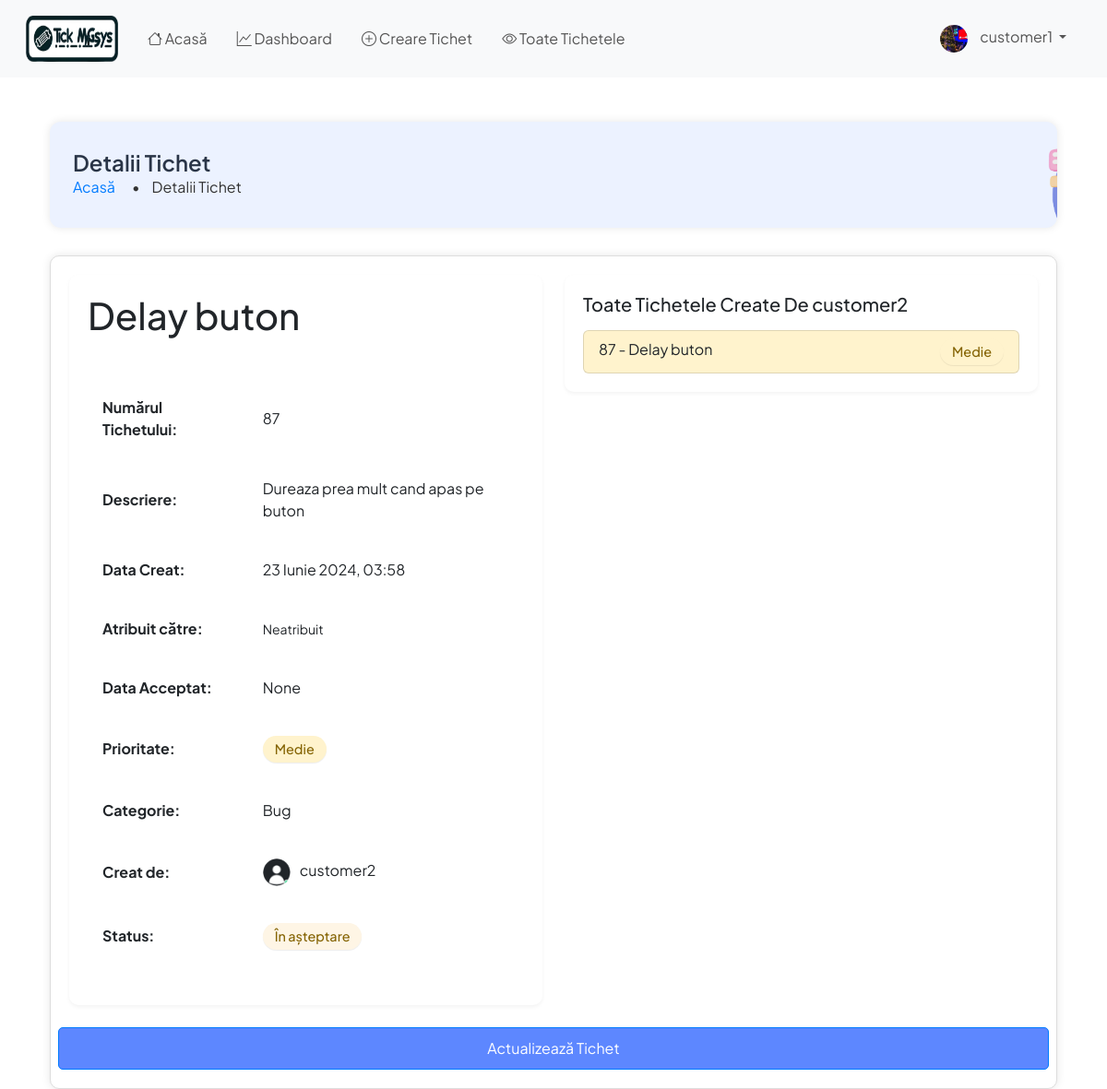
Page /ticket/ticket-details/87/ (signed in) on the earlier database version.
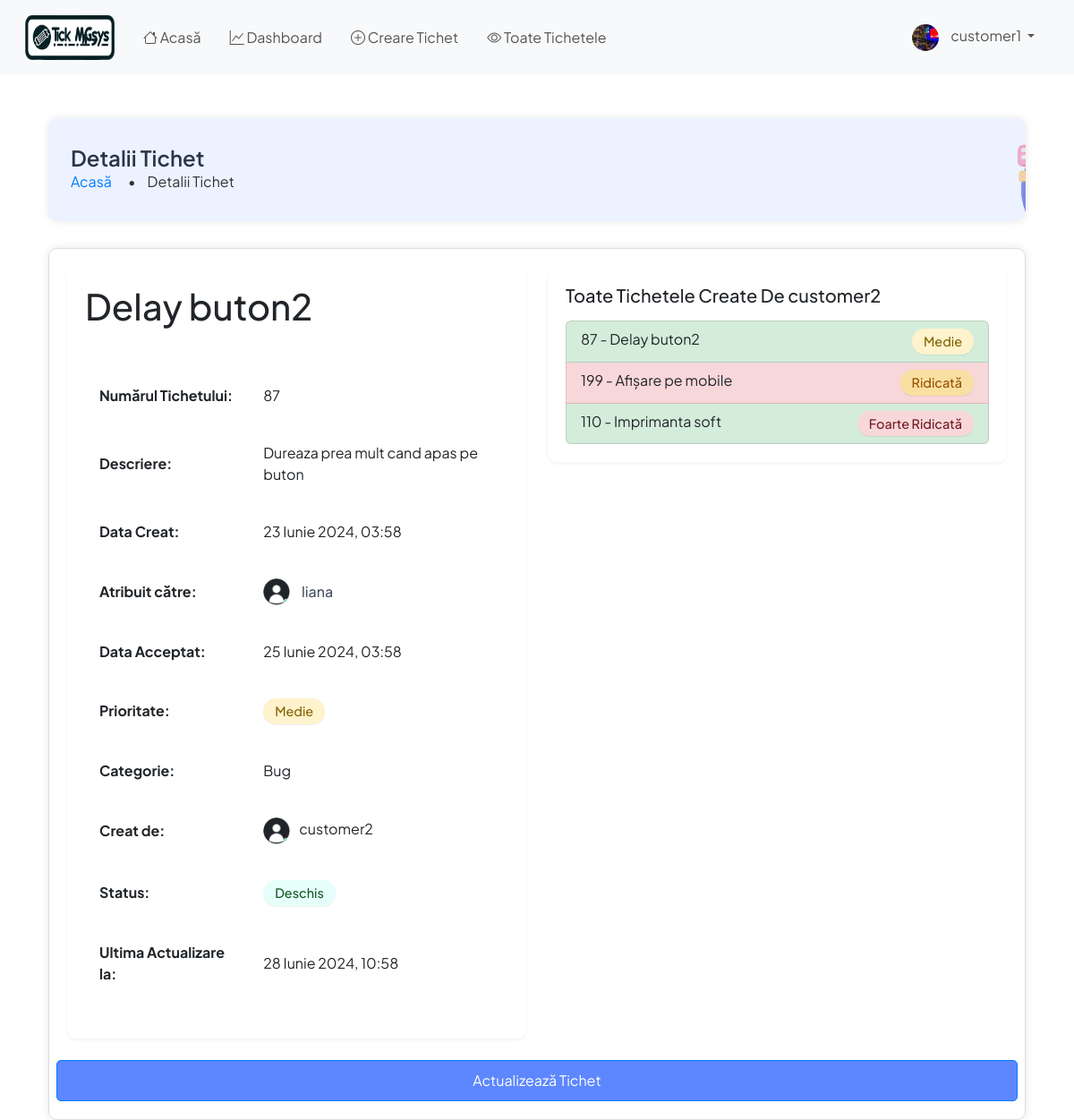
Same page on the later database version.
### ticket/models.py (models this page shows, shortened)
class Ticket(models.Model):
    PRIORITY_CHOICES = (
        ('Very Low', 'Foarte Scăzut'),
        ('Low', 'Scăzut'),
        ('Medium', 'Mediu'),
        ('High', 'Ridicat'),
        ('Very High', 'Foarte Ridicat'),
    )
    CATEGORY_CHOICES = (
        ('Bug', 'Bug'),
        ('Feature Request', 'Cerere Funcționalitate'),
        ('Customer Support', 'Suport Client'),
        ('Sales', 'Vânzări'),
        ('Feedback', 'Feedback'),
        ('Other', 'Altele'),
    )
    STATUS_CHOICES = (
        ('Active', 'Activ'),
        ('Completed', 'Completat'),
        ('Pending', 'În așteptare'),
    )
    id = models.AutoField(primary_key=True)
    title = models.CharField(max_length=100, validators=[MaxLengthValidator(100)], unique=True)
    description = models.TextField()
    priority = models.CharField(max_length=9, choices=PRIORITY_CHOICES, default='Low')
    category = models.CharField(max_length=20, choices=CATEGORY_CHOICES, default='Other')
    created_by = models.ForeignKey(User, on_delete=models.CASCADE, related_name='tickets_created', editable=False)
    date_created = models.DateTimeField(auto_now_add=True)
    assigned_to = models.ForeignKey(User, on_delete=models.DO_NOTHING, null=True, blank=True,
                                    related_name='tickets_assigned')
    is_resolved = models.BooleanField(default=False)
    accepted_date = models.DateTimeField(null=True, blank=True)
    closed_date = models.DateTimeField(null=True, blank=True)
    ticket_status = models.CharField(max_length=20, choices=STATUS_CHOICES, default='Pending')
    updated_at = models.DateTimeField(auto_now=True)
    class Meta:
        verbose_name = "Ticket"
        verbose_name_plural = "Tickets"
        ordering = ['-date_created']
        unique_together = ('title', 'created_by')
        indexes = [
            models.Index(fields=['priority']),
            models.Index(fields=['category']),
            models.Index(fields=['ticket_status']),
            models.Index(fields=['date_created']),
            models.Index(fields=['updated_at']),
        ]

### users/models.py (models this page shows, shortened)
class User(AbstractUser):
    is_customer = models.BooleanField(default=False)
    is_engineer = models.BooleanField(default=False)
    is_admin = models.BooleanField(default=False)  # New field for admin users
    profile_image = models.ImageField(upload_to='profile_images/', default='profile_images/default.png')
    def __str__(self):
        return self.username

### ticket/views.py (the view)
# urls.py: path('ticket-details/<int:pk>/', views.ticket_details, name='ticket-details'),
@login_required
def ticket_details(request, pk):
    ticket = Ticket.objects.get(pk=pk)
    t = ticket.created_by
    tickets_per_user = t.tickets_created.all()
    context = {'ticket': ticket, 'tickets_per_user': tickets_per_user}
    return render(request, 'ticket/ticket_details.html', context)

### ticket/templatetags/custom_filters.py (called while the page is built)
@register.filter(name='hyphenate')
def hyphenate(value):
    return slugify(value)

### templates/ticket/ticket_details.html (shortened to what the changed rows need)
{% extends 'base.html' %}
{% load static %}
{% load custom_filters %}
{% block content %}
    <div class="container mt-5">
        <div class="header-box">
            <div class="header-content">
                <h1 class="header-title">Detalii Tichet</h1>
            </div>
        </div>
        <div class="content-box">
            <div class="row">
                <div class="col-md-6 mb-4">
                    <div class="card">
                        <div class="card-body">
                            <h1 class="card-title mb-0">{{ ticket.title }}</h1>
                        </div>
                        <div class="card-body">
                            <table class="table table-borderless">
                                <tbody>
                                <tr>
                                    <td><b>Numărul Tichetului:</b></td>
                                    <td>{{ ticket.id }}</td>
                                </tr>
                                <tr>
                                    <td><b>Descriere:</b></td>
                                    <td>{{ ticket.description }}</td>
                                </tr>
                                <tr>
                                    <td><b>Data Creat:</b></td>
                                    <td>{{ ticket.date_created }}</td>
                                </tr>
                                <tr>
                                    <td>
                                        {% if ticket.assigned_to %}
                                            <img src="{{ ticket.assigned_to.profile_image.url }}"
                                                 alt="Profile Image of {{ ticket.assigned_to.username }}"
                                                 class="profile-image">
                                            <span class="assigned-username">{{ ticket.assigned_to.username }}</span>
                                        {% else %}
                                            <small>Neatribuit</small>
                                        {% endif %}
                                    </td>
                                </tr>
                                <tr>
                                    <td><b>Data Acceptat:</b></td>
                                    <td>{{ ticket.accepted_date }}</td>
                                </tr>
                                <tr>
                                    <td><b>Categorie:</b></td>
                                    <td>{{ ticket.get_category_display }}</td>
                                </tr>
                                <tr>
                                    <td><b>Creat de:</b></td>
                                    <td><img src="{{ ticket.created_by.profile_image.url }}"
                                             alt="Profile Image of {{ ticket.created_by.username }}"
                                             class="profile-image">{{ ticket.created_by }}</td>
                                </tr>
                                <tr>
                                    <td>
                                        {% if ticket.ticket_status == 'Active' %}
                                            <span class="badge badge-open">Deschis</span>
                                        {% elif ticket.ticket_status == 'Pending' %}
                                            <span class="badge badge-pending">În așteptare</span>
                                        {% elif ticket.ticket_status == 'Completed' %}
                                            <span class="badge badge-closed">Închis</span>
                                        {% endif %}
                                    </td>
                                </tr>
                                {% if ticket.updated_at != ticket.closed_date and ticket.updated_at != ticket.date_created and ticket.updated_at != ticket.accepted_date %}
                                    <tr>
                                        <td><b>Ultima Actualizare la:</b></td>
                                        <td>{{ ticket.updated_at }}</td>
                                    </tr>
                                {% endif %}
                                </tbody>
                            </table>
                        </div>
                    </div>
                </div>
                <div class="col-md-6 mb-4">
                    <div class="card">
                        <div class="card-body">
                            <h5 class="card-title mb-3">Toate Tichetele Create De {{ ticket.created_by }}</h5>
                            <div class="list-group">
                                {% for user_ticket in tickets_per_user %}
                                    <a href="{% url 'ticket-details' user_ticket.pk %}" class="list-group-item list-group-item-action d-flex justify-content-between
                   {% if user_ticket.ticket_status == 'Active' %}ticket-status-active
                   {% elif user_ticket.ticket_status == 'Pending' %}ticket-status-pending
                   {% elif user_ticket.ticket_status == 'Completed' %}ticket-status-completed
                   {% endif %}">
                                        <span>{{ user_ticket.id }} - {{ user_ticket.title }}</span>
                                        <span class="badge badge-{{ user_ticket.priority|hyphenate }} ml-auto">
                    {% if user_ticket.priority == 'Very Low' %}
                        Foarte Scăzută
                    {% elif user_ticket.priority == 'Low' %}
                        Scăzută
                    {% elif user_ticket.priority == 'Medium' %}
                        Medie
                    {% elif user_ticket.priority == 'High' %}
                        Ridicată
                    {% elif user_ticket.priority == 'Very High' %}
                        Foarte Ridicată
                    {% endif %}
                  </span>
                                    </a>
                                {% endfor %}
                            </div>
                        </div>
                    </div>
                </div>
            </div>
        </div>
    </div>
{% endblock content %}

Differences in the rows shown:
changed Ticket "Dureaza prea mult cand apas pe buton": title "Delay buton" → "Delay buton2"; assigned_to.profile_image: picture added; assigned_to_id empty → 10 (drawn); assigned_to.username (not shown) → "liana"; accepted_date "None" → "25 Iunie 2024, 03:58"; ticket_status "Pending" → "Active" (drawn); updated_at (not shown) → "28 Iunie 2024, 10:58"
added Ticket: id "199", title "Afișare pe mobile", priority "Ridicată", ticket_status "Completed" (drawn)
added Ticket: id "110", title "Imprimanta soft", priority "Foarte Ridicată"
Other differences:
text no longer shown: "Neatribuit În așteptare"
text now shown: "Deschis Ultima Actualizare la:"
